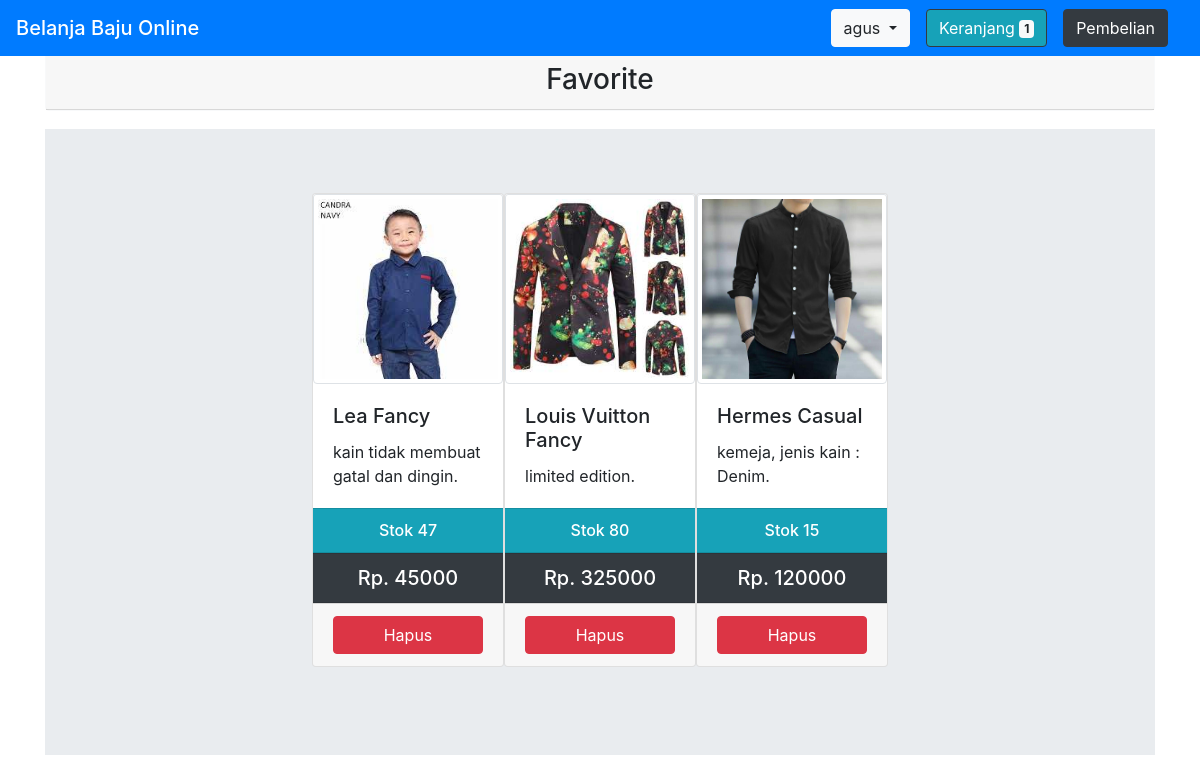
Screenshot of /index.php?page=favorite&aksi=view (signed in) with the database file from the repository.
### tables this page shows
CREATE TABLE `wishlist` (
  `id_wishlist` int(11) NOT NULL,
  `id_baju` int(11) DEFAULT NULL,
  `id_user` int(11) DEFAULT NULL
);

CREATE TABLE `baju` (
  `id_baju` int(11) NOT NULL,
  `id_kategori_baju` int(11) DEFAULT NULL,
  `id_ukuran_baju` int(11) DEFAULT NULL,
  `id_jenis_baju` int(11) DEFAULT NULL,
  `id_merek_baju` int(11) DEFAULT NULL,
  `deskripsi_baju` varchar(255) NOT NULL,
  `harga_baju` int(11) DEFAULT NULL,
  `gambar_baju` varchar(255) NOT NULL
);

CREATE TABLE `stok_baju` (
  `id_baju` int(11) DEFAULT NULL,
  `jumlah_baju` int(11) DEFAULT NULL
);

### Controller/FavoriteController.php (called while the page is built, shortened)
<?php
class FavoriteController
{
    private $modelFavorite;
    private $modelTransaksi;
    public function __construct()
    {
        $this->modelFavorite = new FavoriteModel();
        $this->modelTransaksi = new TransaksiModel();
    }
    public function view()
    {
        $idUser = $_SESSION['user']['id_user'];
        $jumlahKeranjangUser = $this->modelTransaksi->getJumlahKeranjangUser($idUser);
        $dataBajuFavorite = $this->modelFavorite->getBajuFavorite($idUser);
        extract($dataBajuFavorite);
        if (empty($jumlahKeranjangUser)) {
            $jumlahKeranjang =  0;
        } else {
            $jumlahKeranjang =  $jumlahKeranjangUser['jumlahKeranjang'];
        }
        $BASE_URL = "http://localhost/projek-belanjaBajuOnline";
        require_once("View/favorite.php");
    }
}

### Koneksi.php (called while the page is built)
<?php
function koneksi() {
    $db_host = "localhost";
    $db_user = "root";
    $db_password = "";
    $db_database = "db_belanjabajuonline";
    try {
        return new mysqli($db_host, $db_user, $db_password, $db_database);
    } catch (Exception $e) {
        echo "terjadi kesalahan koneksi database";
    }
}

### Model/TransaksiModel.php (called while the page is built, shortened)
<?php
class TransaksiModel
{
    public function getJumlahKeranjangUser($idUser)
    {
        $sql = "SELECT COUNT(tr.id_status_pembelian) AS jumlahKeranjang
                FROM detail_transaksi dt
                JOIN transaksi tr ON dt.id_transaksi = tr.id_transaksi
                WHERE tr.id_user = $idUser AND tr.id_status_pembelian = 1 GROUP BY tr.id_status_pembelian";
        $query = koneksi()->query($sql);
        return $query->fetch_assoc();
    }
}

### Model/FavoriteModel.php (called while the page is built, shortened)
<?php
class FavoriteModel
{
    public function getBajuFavorite($idUser)
    {
        $sql = "SELECT wi.id_baju AS idBaju, wi.id_wishlist AS idWishlist, ba.gambar_baju AS gambarProduk,
                    CONCAT_WS(' ', mb.nama_merek_baju, jb.nama_jenis_baju) AS namaProduk,
                    ba.deskripsi_baju AS detailProduk, ba.harga_baju AS hargaProduk, sb.jumlah_baju AS stok
                FROM wishlist wi
                JOIN baju ba ON wi.id_baju = ba.id_baju
                JOIN merek_baju mb ON ba.id_merek_baju = mb.id_merek_baju
                JOIN jenis_baju jb ON ba.id_jenis_baju = jb.id_jenis_baju
                JOIN stok_baju sb ON ba.id_baju = sb.id_baju
                WHERE wi.id_user = $idUser";
        $query = koneksi()->query($sql);
        $hasil = [];
        while ($data = $query->fetch_assoc()) {
            $hasil[] = $data;
        }
        return $hasil;
    }
}

### View/favorite.php (the view, shortened to what this page needs)
<!doctype html>
<html lang="en">
<head>
    <link rel="stylesheet" href="https://maxcdn.bootstrapcdn.com/bootstrap/4.0.0/css/bootstrap.min.css">
    <link rel="stylesheet" href="<?php echo $BASE_URL; ?>/assets/font-awesome-4.7.0/css/font-awesome.min.css">
</head>
<body>
    <nav class="navbar navbar-expand-lg navbar-dark bg-primary fixed-top">
        <a class="navbar-brand mb-0 h1" href="index.php?page=utama&aksi=view">Belanja Baju Online</a>
        <div class="collapse navbar-collapse justify-content-end" id="navbarSupportedContent">
            <form class="form-inline my-2 my-lg-0">
                <div class="dropdown">
                    <button class="btn btn-light dropdown-toggle mr-3 my-2 my-sm-0" id="dropdownMenuButton" data-toggle="dropdown" aria-haspopup="true" aria-expanded="false">
                        <?php echo $_SESSION['user']['username']; ?>
                    </button>
                </div>
                <a href="index.php?page=keranjang&aksi=view" class="btn btn-info border-dark mr-3 my-2 my-sm-0">
                    Keranjang
                    <?php if ($jumlahKeranjang != 0) : ?>
                        <span class="badge badge-light" id="jumlahKeranjang"><?php echo $jumlahKeranjang; ?></span>
                    <?php else : ?>
                        <span class="badge badge-light" id="jumlahKeranjang">0</span>
                    <?php endif; ?>
                </a>
                <a href="index.php?page=pembelian&aksi=view" class="btn btn-dark mr-3 my-2 my-sm-0">
                    Pembelian
                </a>
            </form>
        </div>
    </nav>
    <div class="container mt-5 sticky-top" style="top: 50px;">
        <div class="card text-center mt-3 border border-light" style="width: 100%;">
            <h5 class="card-header h3">Favorite</h5>
        </div>
    </div>
    <div class="container" style="margin-top: 20px;">
        <div class="jumbotron jumbotron-fluid">
            <div class="container">
                <div class="d-flex flex-wrap justify-content-center">
                    <?php if (!empty($dataBajuFavorite)) : ?>
                        <?php foreach ($dataBajuFavorite as $row) : ?>
                            <div class="card mb-4" style="width: 12rem;">
                                <img class="card-img-top img-thumbnail" src="<?php echo $BASE_URL; ?>/assets/img/tersimpan/<?php echo $row['gambarProduk']; ?>" alt="Card image cap">
                                <div class="card-body">
                                    <h5 class="card-title"><?php echo $row['namaProduk']; ?></h5>
                                    <p class="card-text"><?php echo $row['detailProduk']; ?>.
                                    </p>
                                </div>
                                <ul class="list-group list-group-flush text-center">
                                    <li class="list-group-item h6 bg-info text-white">
                                        Stok <?php echo $row['stok']; ?>
                                    </li>
                                </ul>
                                <ul class="list-group list-group-flush text-center">
                                    <li class="list-group-item h5 bg-dark text-white">
                                        Rp. <?php echo $row['hargaProduk']; ?>
                                    </li>
                                </ul>
                                <div class="card-footer">
                                    <a href="index.php?page=favorite&aksi=delete&idWishlist=<?php echo $row['idWishlist']; ?>" class="btn btn-danger btn-block">Hapus</a>
                                </div>
                            </div>
                        <?php endforeach; ?>
                    <?php endif; ?>
                </div>
            </div>
        </div>
    </div>
</body>
</html>

### rows the page displays
wishlist: id_baju.gambar_baju (picture), namaProduk "Lea Fancy", id_baju.deskripsi_baju "kain tidak membuat gatal dan dingin", stok_baju.jumlah_baju "47", id_baju.harga_baju "45000"
wishlist: id_baju.gambar_baju (picture), namaProduk "Louis Vuitton Fancy", id_baju.deskripsi_baju "limited edition", stok_baju.jumlah_baju "80", id_baju.harga_baju "325000"
wishlist: id_baju.gambar_baju (picture), namaProduk "Hermes Casual", id_baju.deskripsi_baju "kemeja, jenis kain : Denim", stok_baju.jumlah_baju "15", id_baju.harga_baju "120000"

### other values shown
$_SESSION['user']['username'] "agus"
$jumlahKeranjang "1"
